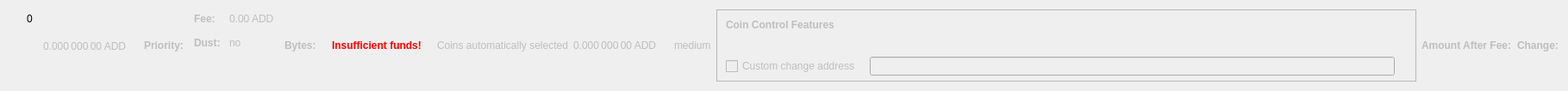
    <widget class="QWidget" name="dummyHideWidget" native="true">
     <property name="maximumSize">
      <size>
       <width>100</width>
       <height>22</height>
      </size>
     </property>
     <layout class="QHBoxLayout" name="dummyHideLayout">
      <item>
       <layout class="QFormLayout" name="formLayoutCoinControl1">
        <property name="horizontalSpacing">
         <number>10</number>
        </property>
        <property name="verticalSpacing">
         <number>14</number>
        </property>
        <property name="leftMargin">
         <number>10</number>
        </property>
        <property name="topMargin">
         <number>4</number>
        </property>
        <property name="rightMargin">
         <number>6</number>
        </property>
        <item row="0" column="1">
         <widget class="QLabel" name="labelCoinControlBytes">
          <property name="cursor">
           <cursorShape>IBeamCursor</cursorShape>
          </property>
          <property name="contextMenuPolicy">
           <enum>Qt::ActionsContextMenu</enum>
          </property>
          <property name="text">
           <string notr="true">0</string>
          </property>
          <property name="textInteractionFlags">
           <set>Qt::LinksAccessibleByMouse|Qt::TextSelectableByKeyboard|Qt::TextSelectableByMouse</set>
          </property>
         </widget>
        </item>
       </layout>
      </item>
      <item>
       <widget class="QLabel" name="labelCoinControlAfterFee">
        <property name="enabled">
         <bool>false</bool>
        </property>
        <property name="sizePolicy">
         <sizepolicy hsizetype="Fixed" vsizetype="Fixed">
          <horstretch>0</horstretch>
          <verstretch>0</verstretch>
         </sizepolicy>
        </property>
        <property name="minimumSize">
         <size>
          <width>111</width>
          <height>12</height>
         </size>
        </property>
        <property name="maximumSize">
         <size>
          <width>111</width>
          <height>12</height>
         </size>
        </property>
        <property name="cursor">
         <cursorShape>IBeamCursor</cursorShape>
        </property>
        <property name="contextMenuPolicy">
         <enum>Qt::ActionsContextMenu</enum>
        </property>
        <property name="text">
         <string notr="true">0.000 000 00 ADD</string>
        </property>
        <property name="textInteractionFlags">
         <set>Qt::LinksAccessibleByMouse|Qt::TextSelectableByKeyboard|Qt::TextSelectableByMouse</set>
        </property>
       </widget>
      </item>
      <item>
       <widget class="QLabel" name="labelCoinControlPriorityText">
        <property name="enabled">
         <bool>false</bool>
        </property>
        <property name="font">
         <font>
          <weight>75</weight>
          <bold>true</bold>
         </font>
        </property>
        <property name="text">
         <string>Priority:</string>
        </property>
       </widget>
      </item>
      <item>
       <layout class="QHBoxLayout" name="horizontalLayout"/>
      </item>
      <item>
       <layout class="QFormLayout" name="formLayoutCoinControl3">
        <property name="horizontalSpacing">
         <number>10</number>
        </property>
        <property name="verticalSpacing">
         <number>14</number>
        </property>
        <property name="leftMargin">
         <number>6</number>
        </property>
        <property name="topMargin">
         <number>4</number>
        </property>
        <property name="rightMargin">
         <number>6</number>
        </property>
        <item row="0" column="0">
         <widget class="QLabel" name="labelCoinControlFeeText">
          <property name="enabled">
           <bool>false</bool>
          </property>
          <property name="font">
           <font>
            <weight>75</weight>
            <bold>true</bold>
           </font>
          </property>
          <property name="text">
           <string>Fee:</string>
          </property>
          <property name="margin">
           <number>0</number>
          </property>
         </widget>
        </item>
        <item row="0" column="1">
         <widget class="QLabel" name="labelCoinControlFee">
          <property name="enabled">
           <bool>false</bool>
          </property>
          <property name="cursor">
           <cursorShape>IBeamCursor</cursorShape>
          </property>
          <property name="contextMenuPolicy">
           <enum>Qt::ActionsContextMenu</enum>
          </property>
          <property name="text">
           <string notr="true">0.00 ADD</string>
          </property>
          <property name="textInteractionFlags">
           <set>Qt::LinksAccessibleByMouse|Qt::TextSelectableByKeyboard|Qt::TextSelectableByMouse</set>
          </property>
         </widget>
        </item>
        <item row="1" column="0">
         <widget class="QLabel" name="labelCoinControlLowOutputText">
          <property name="enabled">
           <bool>false</bool>
          </property>
          <property name="font">
           <font>
            <weight>75</weight>
            <bold>true</bold>
           </font>
          </property>
          <property name="text">
           <string>Dust:</string>
          </property>
         </widget>
        </item>
        <item row="1" column="1">
         <widget class="QLabel" name="labelCoinControlLowOutput">
          <property name="enabled">
           <bool>false</bool>
          </property>
          <property name="cursor">
           <cursorShape>IBeamCursor</cursorShape>
          </property>
          <property name="contextMenuPolicy">
           <enum>Qt::ActionsContextMenu</enum>
          </property>
          <property name="text">
           <string>no</string>
          </property>
          <property name="textInteractionFlags">
           <set>Qt::LinksAccessibleByMouse|Qt::TextSelectableByKeyboard|Qt::TextSelectableByMouse</set>
          </property>
         </widget>
        </item>
       </layout>
      </item>
      <item>
       <widget class="QLabel" name="labelCoinControlBytesText">
        <property name="enabled">
         <bool>false</bool>
        </property>
        <property name="font">
         <font>
          <weight>75</weight>
          <bold>true</bold>
         </font>
        </property>
        <property name="text">
         <string>Bytes:</string>
        </property>
       </widget>
      </item>
      <item>
       <layout class="QFormLayout" name="formLayoutCoinControl2">
        <property name="horizontalSpacing">
         <number>10</number>
        </property>
        <property name="verticalSpacing">
         <number>14</number>
        </property>
        <property name="leftMargin">
         <number>6</number>
        </property>
        <property name="topMargin">
         <number>4</number>
        </property>
        <property name="rightMargin">
         <number>6</number>
        </property>
       </layout>
      </item>
      <item>
       <layout class="QHBoxLayout" name="horizontalLayoutCoinControl2">
        <property name="spacing">
         <number>8</number>
        </property>
        <property name="bottomMargin">
         <number>10</number>
        </property>
       </layout>
      </item>
      <item>
       <widget class="QLabel" name="labelCoinControlInsuffFunds">
        <property name="enabled">
         <bool>false</bool>
        </property>
        <property name="minimumSize">
         <size>
          <width>0</width>
          <height>0</height>
         </size>
        </property>
        <property name="font">
         <font>
          <weight>75</weight>
          <bold>true</bold>
         </font>
        </property>
        <property name="styleSheet">
         <string notr="true">color:red;font-weight:bold;</string>
        </property>
        <property name="text">
         <string>Insufficient funds!</string>
        </property>
        <property name="margin">
         <number>5</number>
        </property>
       </widget>
      </item>
      <item>
       <layout class="QFormLayout" name="formLayoutCoinControl4">
        <property name="horizontalSpacing">
         <number>10</number>
        </property>
        <property name="verticalSpacing">
         <number>14</number>
        </property>
        <property name="leftMargin">
         <number>6</number>
        </property>
        <property name="topMargin">
         <number>4</number>
        </property>
        <property name="rightMargin">
         <number>6</number>
        </property>
       </layout>
      </item>
      <item>
       <widget class="QLabel" name="labelCoinControlAutomaticallySelected">
        <property name="enabled">
         <bool>false</bool>
        </property>
        <property name="sizePolicy">
         <sizepolicy hsizetype="Fixed" vsizetype="Fixed">
          <horstretch>0</horstretch>
          <verstretch>0</verstretch>
         </sizepolicy>
        </property>
        <property name="minimumSize">
         <size>
          <width>0</width>
          <height>0</height>
         </size>
        </property>
        <property name="maximumSize">
         <size>
          <width>240</width>
          <height>16777215</height>
         </size>
        </property>
        <property name="text">
         <string>Coins automatically selected</string>
        </property>
        <property name="margin">
         <number>5</number>
        </property>
       </widget>
      </item>
      <item>
       <widget class="QLabel" name="labelCoinControlChange">
        <property name="enabled">
         <bool>false</bool>
        </property>
        <property name="sizePolicy">
         <sizepolicy hsizetype="Fixed" vsizetype="Fixed">
          <horstretch>0</horstretch>
          <verstretch>0</verstretch>
         </sizepolicy>
        </property>
        <property name="minimumSize">
         <size>
          <width>111</width>
          <height>0</height>
         </size>
        </property>
        <property name="maximumSize">
         <size>
          <width>111</width>
          <height>16777215</height>
         </size>
        </property>
        <property name="cursor">
         <cursorShape>IBeamCursor</cursorShape>
        </property>
        <property name="contextMenuPolicy">
         <enum>Qt::ActionsContextMenu</enum>
        </property>
        <property name="text">
         <string notr="true">0.000 000 00 ADD</string>
        </property>
        <property name="textInteractionFlags">
         <set>Qt::LinksAccessibleByMouse|Qt::TextSelectableByKeyboard|Qt::TextSelectableByMouse</set>
        </property>
       </widget>
      </item>
      <item>
       <widget class="QLabel" name="labelCoinControlPriority">
        <property name="enabled">
         <bool>false</bool>
        </property>
        <property name="cursor">
         <cursorShape>IBeamCursor</cursorShape>
        </property>
        <property name="contextMenuPolicy">
         <enum>Qt::ActionsContextMenu</enum>
        </property>
        <property name="text">
         <string>medium</string>
        </property>
        <property name="textInteractionFlags">
         <set>Qt::LinksAccessibleByMouse|Qt::TextSelectableByKeyboard|Qt::TextSelectableByMouse</set>
        </property>
       </widget>
      </item>
      <item>
       <widget class="QFrame" name="frameCoinControl">
        <property name="sizePolicy">
         <sizepolicy hsizetype="Expanding" vsizetype="Expanding">
          <horstretch>0</horstretch>
          <verstretch>0</verstretch>
         </sizepolicy>
        </property>
        <property name="maximumSize">
         <size>
          <width>16777215</width>
          <height>16777215</height>
         </size>
        </property>
        <property name="frameShape">
         <enum>QFrame::StyledPanel</enum>
        </property>
        <property name="frameShadow">
         <enum>QFrame::Sunken</enum>
        </property>
        <layout class="QVBoxLayout" name="verticalLayoutCoinControl2_2">
         <property name="spacing">
          <number>0</number>
         </property>
         <property name="leftMargin">
          <number>0</number>
         </property>
         <property name="topMargin">
          <number>0</number>
         </property>
         <property name="rightMargin">
          <number>0</number>
         </property>
         <property name="bottomMargin">
          <number>6</number>
         </property>
         <item>
          <layout class="QVBoxLayout" name="verticalLayoutCoinControl" stretch="0,0,0,1">
           <property name="spacing">
            <number>0</number>
           </property>
           <property name="leftMargin">
            <number>10</number>
           </property>
           <property name="topMargin">
            <number>10</number>
           </property>
           <item>
            <layout class="QHBoxLayout" name="horizontalLayoutCoinControl1">
             <property name="bottomMargin">
              <number>15</number>
             </property>
             <item>
              <widget class="QLabel" name="labelCoinControlFeatures">
               <property name="enabled">
                <bool>false</bool>
               </property>
               <property name="sizePolicy">
                <sizepolicy hsizetype="Preferred" vsizetype="Maximum">
                 <horstretch>0</horstretch>
                 <verstretch>0</verstretch>
                </sizepolicy>
               </property>
               <property name="font">
                <font>
                 <weight>75</weight>
                 <bold>true</bold>
                </font>
               </property>
               <property name="styleSheet">
                <string notr="true">font-weight:bold;</string>
               </property>
               <property name="text">
                <string>Coin Control Features</string>
               </property>
              </widget>
             </item>
            </layout>
           </item>
           <item>
            <widget class="QWidget" name="widgetCoinControl" native="true">
             <property name="sizePolicy">
              <sizepolicy hsizetype="Preferred" vsizetype="Preferred">
               <horstretch>0</horstretch>
               <verstretch>0</verstretch>
              </sizepolicy>
             </property>
             <property name="minimumSize">
              <size>
               <width>0</width>
               <height>0</height>
              </size>
             </property>
             <property name="styleSheet">
              <string notr="true"/>
             </property>
             <layout class="QHBoxLayout" name="horizontalLayoutCoinControl5_2">
              <property name="leftMargin">
               <number>0</number>
              </property>
              <property name="topMargin">
               <number>0</number>
              </property>
              <property name="rightMargin">
               <number>0</number>
              </property>
              <property name="bottomMargin">
               <number>0</number>
              </property>
              <item>
               <layout class="QHBoxLayout" name="horizontalLayoutCoinControl3">
                <property name="spacing">
                 <number>20</number>
                </property>
                <property name="topMargin">
                 <number>0</number>
                </property>
                <property name="bottomMargin">
                 <number>10</number>
                </property>
               </layout>
              </item>
             </layout>
            </widget>
           </item>
           <item>
            <layout class="QHBoxLayout" name="horizontalLayoutCoinControl4" stretch="0,0,0">
             <property name="spacing">
              <number>12</number>
             </property>
             <property name="sizeConstraint">
              <enum>QLayout::SetDefaultConstraint</enum>
             </property>
             <property name="topMargin">
              <number>5</number>
             </property>
             <property name="rightMargin">
              <number>5</number>
             </property>
             <item>
              <widget class="QCheckBox" name="checkBoxCoinControlChange">
               <property name="enabled">
                <bool>false</bool>
               </property>
               <property name="toolTip">
                <string>If this is activated, but the change address is empty or invalid, change will be sent to a newly generated address.</string>
               </property>
               <property name="text">
                <string>Custom change address</string>
               </property>
              </widget>
             </item>
             <item>
              <widget class="QValidatedLineEdit" name="lineEditCoinControlChange">
               <property name="enabled">
                <bool>false</bool>
               </property>
               <property name="sizePolicy">
                <sizepolicy hsizetype="Expanding" vsizetype="Fixed">
                 <horstretch>0</horstretch>
                 <verstretch>0</verstretch>
                </sizepolicy>
               </property>
              </widget>
             </item>
             <item>
              <widget class="QLabel" name="labelCoinControlChangeLabel_2">
               <property name="sizePolicy">
                <sizepolicy hsizetype="Preferred" vsizetype="Expanding">
                 <horstretch>0</horstretch>
                 <verstretch>0</verstretch>
                </sizepolicy>
               </property>
               <property name="minimumSize">
                <size>
                 <width>0</width>
                 <height>0</height>
                </size>
               </property>
               <property name="text">
                <string/>
               </property>
               <property name="margin">
                <number>3</number>
               </property>
              </widget>
             </item>
            </layout>
           </item>
           <item>
            <spacer name="verticalSpacerCoinControl">
             <property name="orientation">
              <enum>Qt::Vertical</enum>
             </property>
             <property name="sizeHint" stdset="0">
              <size>
               <width>800</width>
               <height>1</height>
              </size>
             </property>
            </spacer>
           </item>
          </layout>
         </item>
        </layout>
       </widget>
      </item>
      <item>
       <widget class="QLabel" name="labelCoinControlAfterFeeText">
        <property name="enabled">
         <bool>false</bool>
        </property>
        <property name="minimumSize">
         <size>
          <width>0</width>
          <height>0</height>
         </size>
        </property>
        <property name="maximumSize">
         <size>
          <width>16777215</width>
          <height>16777215</height>
         </size>
        </property>
        <property name="font">
         <font>
          <weight>75</weight>
          <bold>true</bold>
         </font>
        </property>
        <property name="text">
         <string>Amount After Fee:</string>
        </property>
        <property name="alignment">
         <set>Qt::AlignLeading|Qt::AlignLeft|Qt::AlignVCenter</set>
        </property>
        <property name="margin">
         <number>0</number>
        </property>
       </widget>
      </item>
      <item>
       <widget class="QLabel" name="labelCoinControlChangeText">
        <property name="enabled">
         <bool>false</bool>
        </property>
        <property name="sizePolicy">
         <sizepolicy hsizetype="Preferred" vsizetype="Preferred">
          <horstretch>0</horstretch>
          <verstretch>0</verstretch>
         </sizepolicy>
        </property>
        <property name="minimumSize">
         <size>
          <width>0</width>
          <height>0</height>
         </size>
        </property>
        <property name="maximumSize">
         <size>
          <width>16777215</width>
          <height>16777215</height>
         </size>
        </property>
        <property name="font">
         <font>
          <weight>75</weight>
          <bold>true</bold>
         </font>
        </property>
        <property name="text">
         <string>Change:</string>
        </property>
        <property name="alignment">
         <set>Qt::AlignLeading|Qt::AlignLeft|Qt::AlignVCenter</set>
        </property>
       </widget>
      </item>
     </layout>
    </widget>
